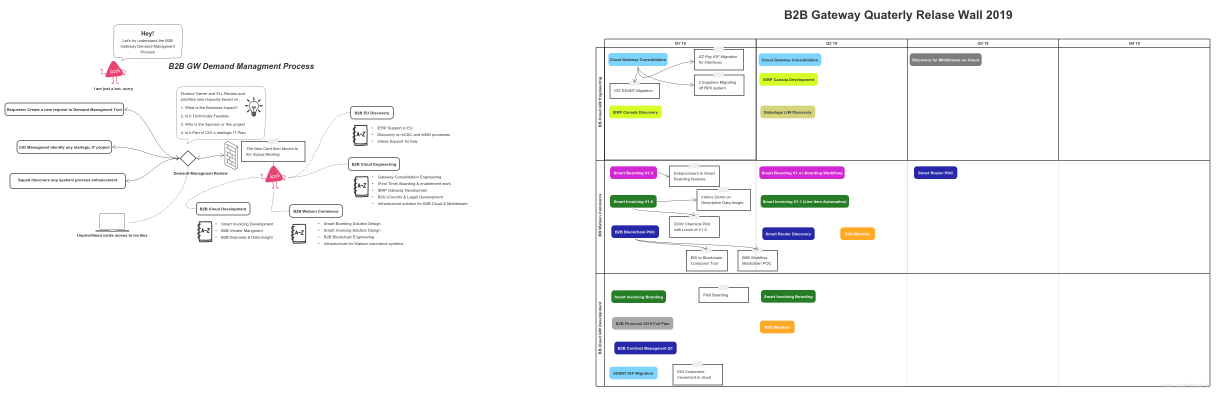
#> input picture b2b-gateway-baord.png, 3648 x 1178 px (shown at 1/3 size)
$ python pick_center.py --image b2b-gateway-baord.png   (older library calls are emulated)
#> lines starting #> are read from the running program, lines starting #| are printed output that depends on the picture; after the words box and inside, x2 and y2 are one past the last pixel; in counts of white or black regions, pixels touching at a corner belong together
#!/usr/bin/env python2

# usage ( standalone ):   python pick_center.py --image input.jpg
# usage ( imported ): pick_center ( input.jpg )

import os
import logging
import argparse
import cv2
import math
import numpy as np
from PIL import Image, ImageEnhance, ImageFilter

###
# SETUP VARIABLES
# Camera screen length is 350 mm and breath is 240mm while focus is taken from a height of 300mm
area_w = 350 # mm
area_h = 240 # mm

# minimum/maximum fraction of total area required
# Contour/shape to get considered
min_area = 0.005
max_area = 0.1

# to control the size of text and drawing
max_pix = 2000  # max pixel size for a dimension

###

def pick_center( path_image ):
    #read the image
#> called with path_image = 'b2b-gateway-baord.png'
    image = cv2.imread( path_image )
#> image is the input picture: shape (1178, 3648, 3); mean B, G, R 247.3, 247.3, 247.1

    # find width and height of the image
    h = image.shape[0]
#> h = 1178
    w = image.shape[1]
#> w = 3648

    # factor to control size of text and drawings
    f_s = float(w)/max_pix
#> f_s = 1.82
    # area of the image in square pixels
    im_area = h*w
#> im_area = 4297344

    # origin of the image
    orig_x = int(w/2)
#> orig_x = 1824
    orig_y = int(h/2)
#> orig_y = 589
    print ('origin: ', orig_x, orig_y)
#| origin:  1824 589

    # setup multiplication factor

    mult_fact_w = float(area_w)/w  # mm/pixel
#> mult_fact_w = 0.0959
    mult_fact_h = float(area_h)/h # mm/pixel
#> mult_fact_h = 0.204

    # Convert the image to grayscale
    gray = cv2.cvtColor(image, cv2.COLOR_BGR2GRAY)
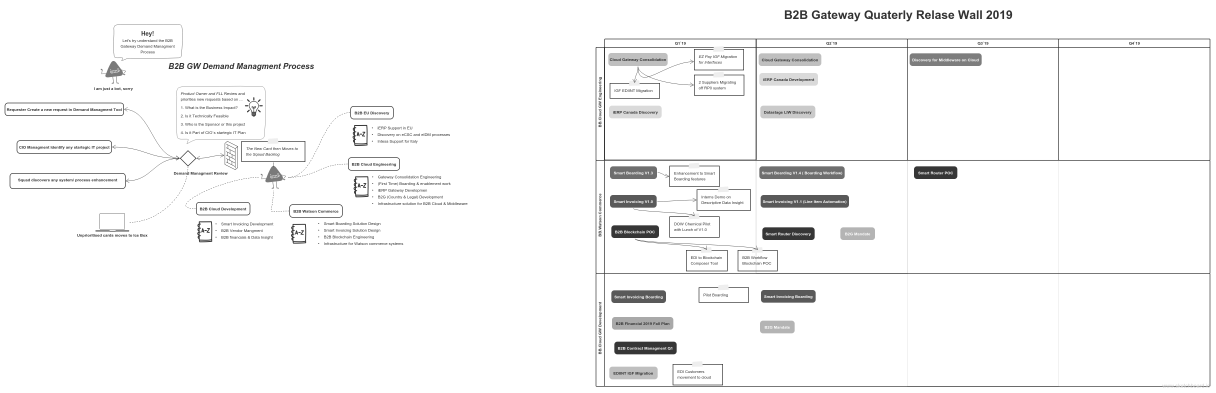
#> gray: shape (1178, 3648) (shown at 1/3 size); min 51, max 255, mean 247.2

    # Thresholding helps in removing noise
    _,thresh = cv2.threshold(gray, 100,250,cv2.THRESH_BINARY_INV)   # experiment here
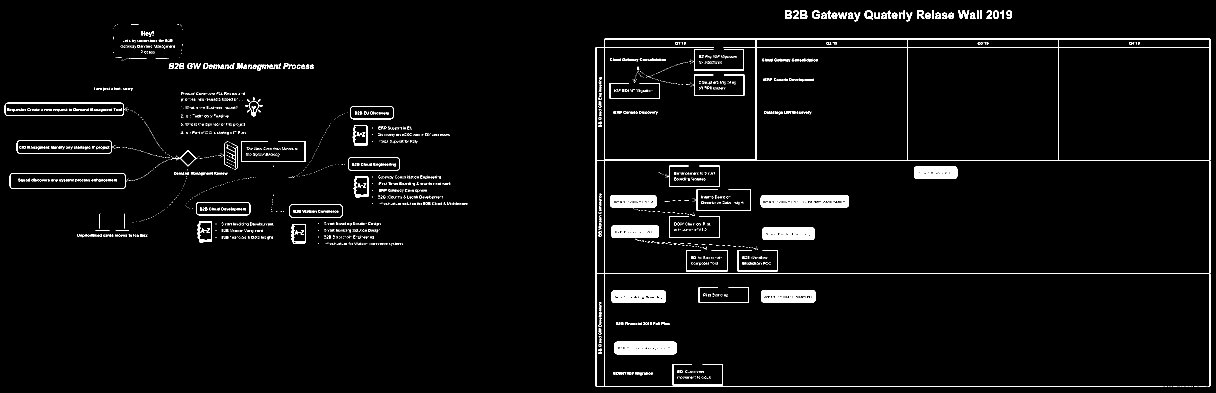
#> thresh: shape (1178, 3648) (shown at 1/3 size); values 0 (black) and 250 (white), 2.8% white; 3628 white regions (3364 under 20 px), largest, box (x1, y1, x2, y2) and area: (1787, 116, 3631, 1160) 27501, (2282, 585, 2547, 623) 8791, (1843, 1025, 2030, 1063) 6283

    # find opening of the gray/thresholded image
    # Opening is basically is the image with sharpened edges
    # So, we get much more clear shapes than original one
    kernel = np.ones((5,5),np.uint8)
    opened = cv2.morphologyEx(thresh, cv2.MORPH_OPEN, kernel)
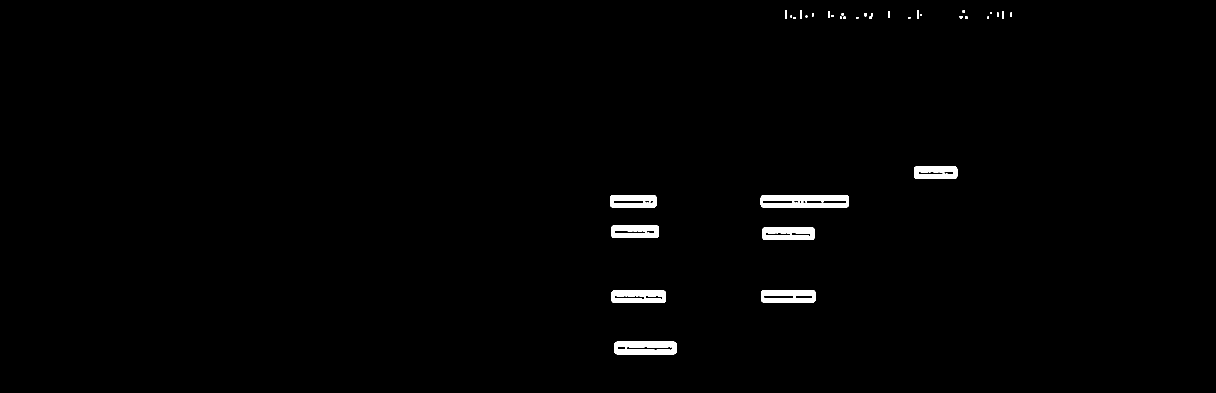
#> opened: shape (1178, 3648) (shown at 1/3 size); values 0 (black) and 250 (white), 1% white; 35 white regions, largest, box (x1, y1, x2, y2) and area: (2282, 585, 2547, 623) 8467, (1843, 1025, 2030, 1063) 5968, (1834, 871, 1998, 909) 5216

    # Write back opening image in the drive
    cv2.imwrite('opened.jpg', opened)

    # Pre-processing for contour finding
    # Perform gaussian blurring and
    # then run Canny edge detector
    gray = cv2.GaussianBlur(opened, (5,5), 0)
    edged = cv2.Canny(gray, 10, 100)
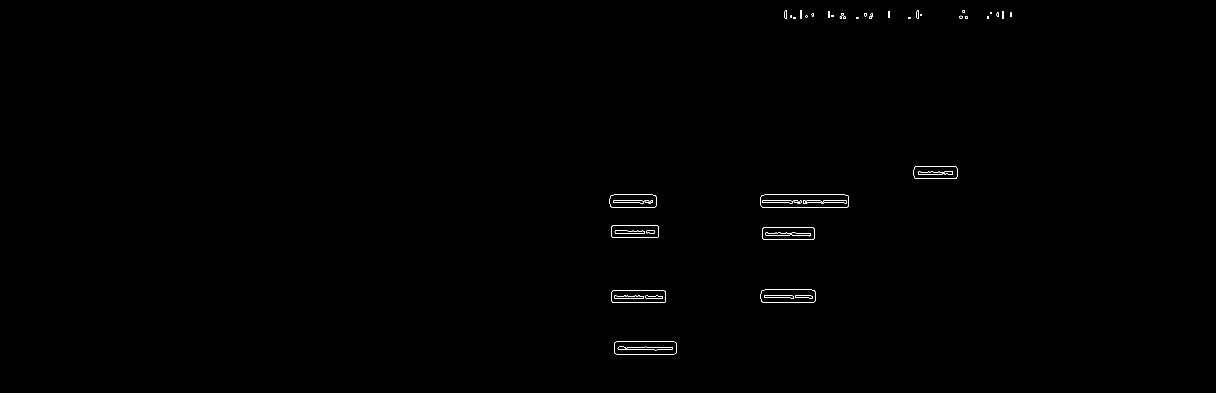
#> edged: shape (1178, 3648) (shown at 1/3 size); 0.15% white in thin lines or dots, all inside (x1, y1, x2, y2) = (1829, 31, 3036, 1063)
    edged = cv2.GaussianBlur(edged, (5,5), 0)
    #
    # finally find contours
    im2, cnts, hierarchy = cv2.findContours(edged, cv2.RETR_EXTERNAL, cv2.CHAIN_APPROX_SIMPLE)
#> cnts = 30 contours; largest, box (x1, y1, x2, y2) and area: (2279, 582, 2549, 625) 11195, (1840, 1022, 2032, 1065) 7935, (1831, 868, 2000, 911) 6953, (2280, 867, 2449, 910) 6953, (2284, 679, 2446, 722) 6675

    # sort contours based on area
    cnts = sorted(cnts, key=cv2.contourArea, reverse=True)

    ###
    # FIND CENTER OF CLOSEST HOLE
    ###

    # initialize closest center ( edge of the image )
    closest_center = math.sqrt( orig_x**2 + orig_y**2)
#> closest_center = 1916.7
    closest_cont = None
    for c in cnts:
        # Area of chosen contour
        cont_area = cv2.contourArea(c)

        # Pick only if the area of contour is acceptable
        if (cont_area > min_area*im_area ) and (cont_area < max_area*im_area):
            cv2.drawContours(image, [c], -1, (0, 0, 255), max(1, int(5*f_s)))

            # find center of the contour
            M = cv2.moments(c)
            cX = int(M["m10"] / M["m00"])
            cY = int(M["m01"] / M["m00"])
            # distance of center of contour from origin
            center_dist = math.sqrt( (orig_x - cX)**2 + (orig_y - cY)**2)

            if center_dist < closest_center:
                closest_center = center_dist
                closest_cont = c
                # draw the center of the contour
                cv2.circle(image, (cX, cY), int(10*f_s), (0, 0, 255), -1)
                # 2 is text size, 7 is size of the line writing text
                text_size = max( 1, int(2*f_s))
                text_width = max( 1, int(7*f_s))
                cv2.putText(image, "Hole Center", (cX - 20, cY - 20), cv2.FONT_HERSHEY_SIMPLEX, text_size , (255, 0, 255),text_width )
                cent_X = cX
                cent_Y = cY
#> this loop made 30 passes
#> cont_area on passes 1 to 12: 11195, 7935, 6953, 6953, 6675, 6087, 5945, 5541, 329, 277.5, 256, 256
#> (c, cont_area) on passes 25 to 30: ([[2959, 48], [2959, 58], [2968, 58], [2968, 48]], 90), ([[2723, 49], [2723, 57], [2732, 57], [2732, 49]], 72), ([[2567, 49], [2567, 57], [2576, 57], [2576, 49]], 72), ([[2493, 43], [2493, 52], [2501, 52], [2501, 43]], 72), ([[2415, 45], [2415, 53], [2423, 53], [2423, 45]], 64), ([[2969, 34], [2969, 42], [2977, 42], [2977, 34]], 64)
#> after the loop, closest_center = 1916.7

    # highlight the origin too
    cv2.circle(image, (int(w/2), int(h/2)), max( 1, int(20*f_s)), (0, 255, 255), -1)
#> (the run stopped early here; a loop or call above may not have finished)
